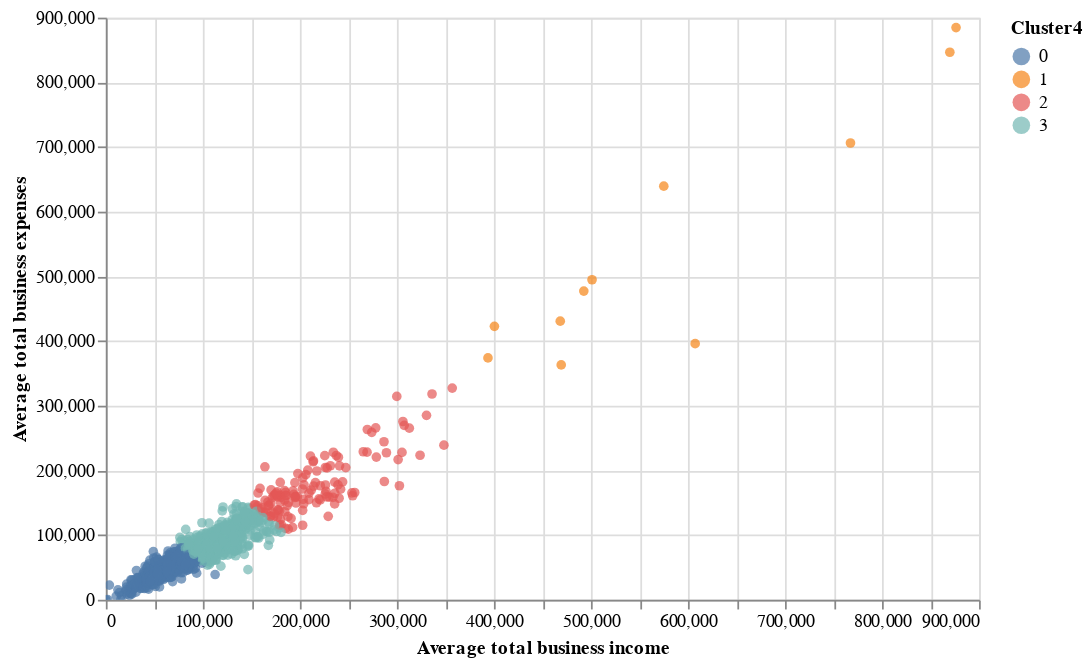

Notebook source saved alongside this figure:
### Code cell
# Instanciando un gráfico de dispersión
scatter_plot42 = alt.Chart(df4).mark_circle()

# Especificando la visualización del gráfico de dispersión y opciones de interactividad
scatter_plot4.encode(x = 'Average total business income',
                     y = 'Average total business expenses',
                     color = 'Cluster4:N',
                     tooltip = ['Average total business income',
                                'Average total business expenses']).properties(width = 495,
                                                                               height = 330).interactive()

### Figure 1 — Vega-Lite specification as saved in the notebook (floating-point values rounded to 4 significant figures; data arrays with more than 128 entries replaced by an {"elided": "..."} marker saying what was removed)
{"config": {"view": {"continuousWidth": 300, "continuousHeight": 300}}, "data": {"name": "data-f32cf149d35c9bbcf7e745cf922b8d49"}, "mark": {"type": "circle"}, "encoding": {"color": {"field": "Cluster4", "type": "nominal"}, "tooltip": [{"field": "Average total business income", "type": "quantitative"}, {"field": "Average total business expenses", "type": "quantitative"}], "x": {"field": "Average total business income", "type": "quantitative"}, "y": {"field": "Average total business expenses", "type": "quantitative"}}, "height": 330, "params": [{"name": "param_5", "select": {"type": "interval", "encodings": ["x", "y"]}, "bind": "scales"}], "width": 495, "$schema": "https://vega.github.io/schema/vega-lite/v5.20.1.json", "datasets": {"data-f32cf149d35c9bbcf7e745cf922b8d49": {"elided": "2473 records"}}}
